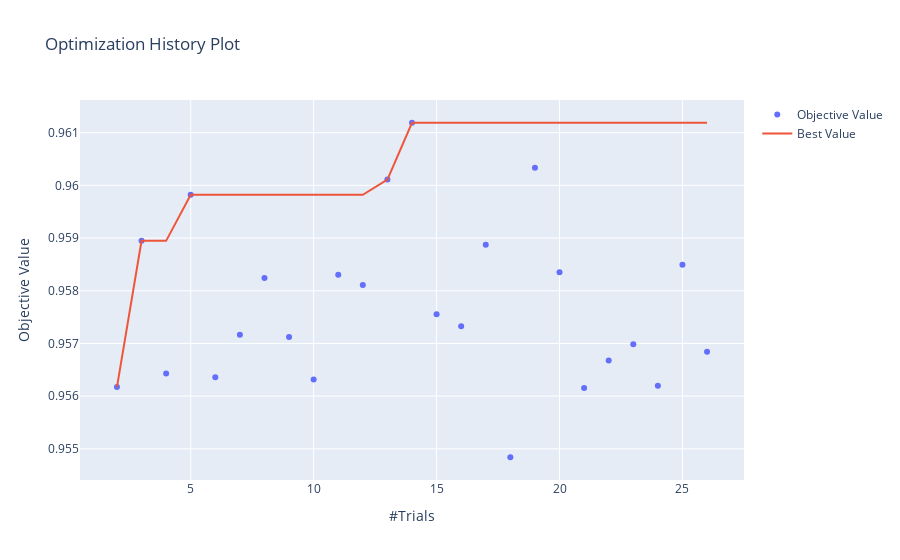

Write notebook code for a chart like this one.
### Code cell
plot_optimization_history(study)

### Figure 1 — Plotly figure (JSON) as saved in the notebook; plotly's stock layout.template omitted (floating-point values rounded to 4 significant figures)
{"data": [{"mode": "markers", "name": "Objective Value", "type": "scatter", "x": [2, 3, 4, 5, 6, 7, 8, 9, 10, 11, 12, 13, 14, 15, 16, 17, 18, 19, 20, 21, 22, 23, 24, 25, 26], "y": [0.9562, 0.9589, 0.9564, 0.9598, 0.9564, 0.9572, 0.9582, 0.9571, 0.9563, 0.9583, 0.9581, 0.9601, 0.9612, 0.9576, 0.9573, 0.9589, 0.9548, 0.9603, 0.9583, 0.9562, 0.9567, 0.957, 0.9562, 0.9585, 0.9568]}, {"name": "Best Value", "type": "scatter", "x": [2, 3, 4, 5, 6, 7, 8, 9, 10, 11, 12, 13, 14, 15, 16, 17, 18, 19, 20, 21, 22, 23, 24, 25, 26], "y": [0.9562, 0.9589, 0.9589, 0.9598, 0.9598, 0.9598, 0.9598, 0.9598, 0.9598, 0.9598, 0.9598, 0.9601, 0.9612, 0.9612, 0.9612, 0.9612, 0.9612, 0.9612, 0.9612, 0.9612, 0.9612, 0.9612, 0.9612, 0.9612, 0.9612]}], "layout": {"autosize": true, "title": {"text": "Optimization History Plot"}, "xaxis": {"autorange": true, "range": [0.4688, 27.53], "title": {"text": "#Trials"}, "type": "linear"}, "yaxis": {"autorange": true, "range": [0.9543, 0.9617], "title": {"text": "Objective Value"}, "type": "linear"}}}
